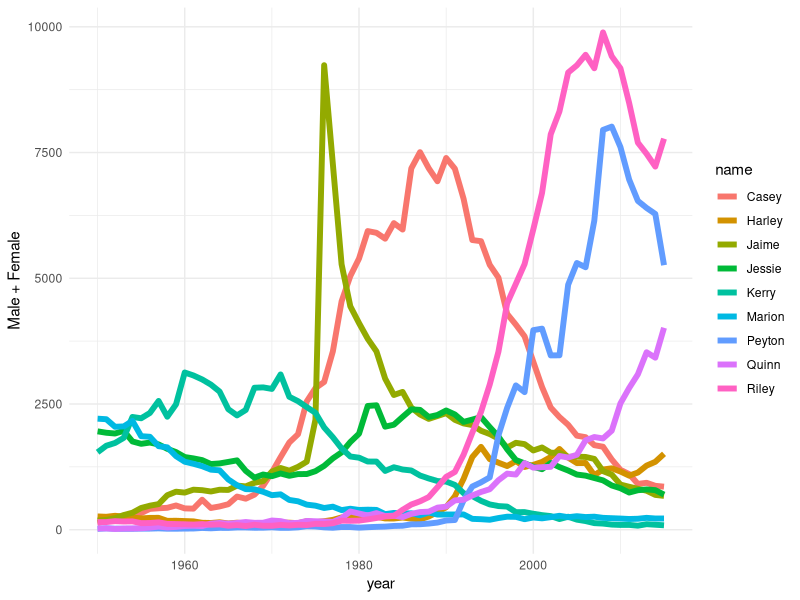
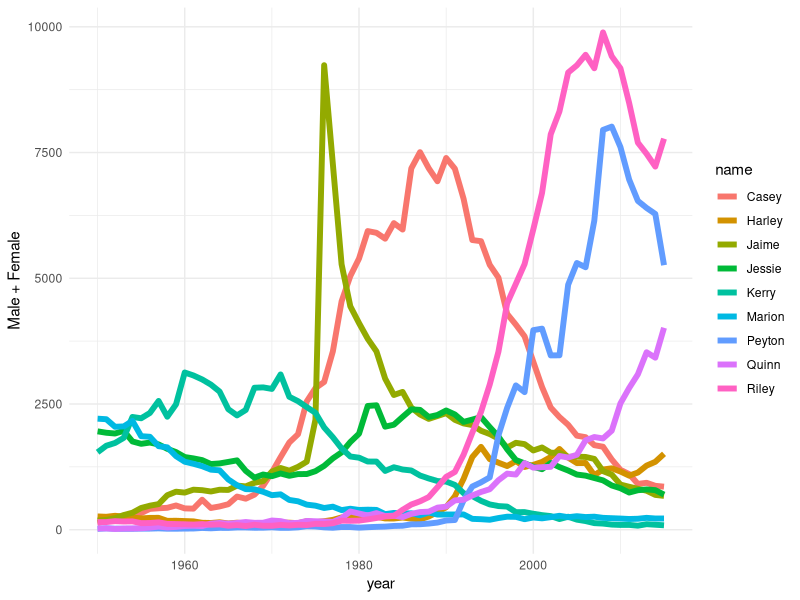

Reproduce these figures in R, in order.
# Run the code below to set up the data
# Change the color scale for the lines with scale_color_viridis_d()
# Change the y-axis to have labels every 1000 babies and go from 0 to 11000

# What's the difference between scale_color_viridis_d() and scale_color_viridis_c()? >> check the help

# Bonus: 
# Can you define your own colors (you'll need 9 for the 9 names in the data): 
# look at the help for scale_color_manual - especially the examples

library(tidyverse)
# Load and reshape data
unisex_data <- read_csv("data/unisex.csv")
unisex_data <- unisex_data %>%
  select(-prop) %>%
  spread(sex, n, fill=0)
unisex_data

# make a scatterplot: color scale, axis limits
ggplot(unisex_data, aes(x=year, y=Male+Female, color=name)) + 
  geom_line(size=2) +
  theme_minimal() 


# Bonus: your own scale
cols <- c("red","orange","yellow","lightgreen","green","lightblue","blue","purple","pink")
names(cols) <- unique(unisex_data$name)

ggplot(unisex_data, aes(x=year, y=Male+Female, color=name)) + 
  geom_line(size=2) +
  theme_minimal() 

